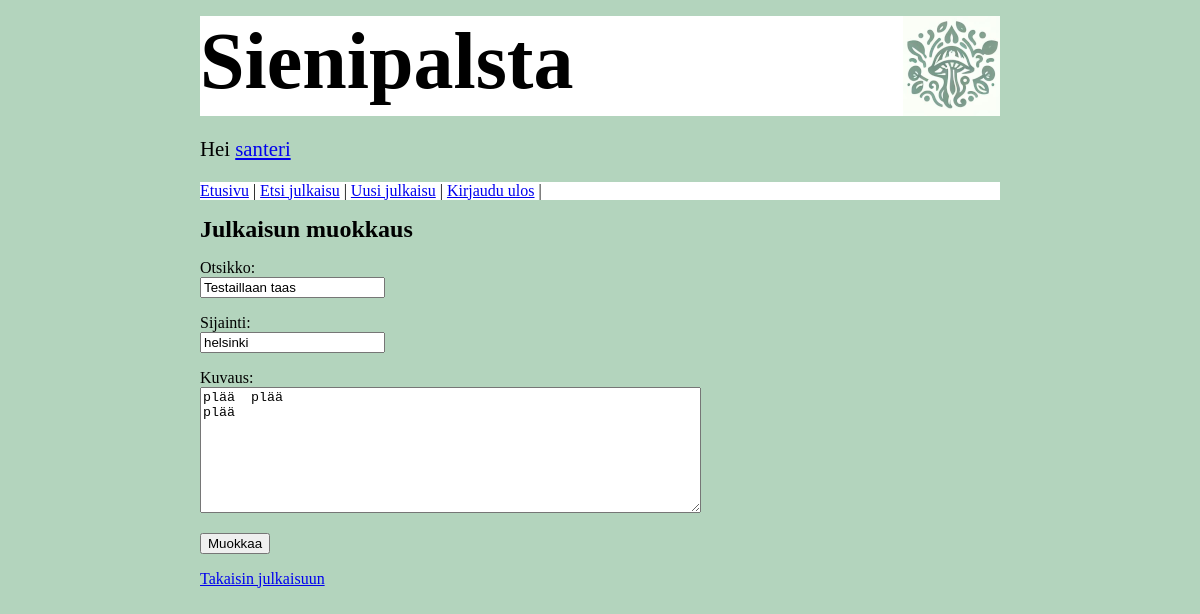
The page /edit_item/6 (signed in) on the database its author committed.
### tables this page shows
CREATE TABLE users (id INTEGER PRIMARY KEY, username TEXT UNIQUE, password_hash TEXT);

CREATE TABLE items (
    id INTEGER PRIMARY KEY,
    title TEXT,
    location TEXT,
    description TEXT,
    user_id INTEGER REFERENCES users
);

### app.py (the view)
@app.route("/edit_item/<int:item_id>")
def edit_item(item_id):
    require_login()
    item = items.get_item(item_id)
    if not item:
        abort(404)
    if item["user_id"] != session["user_id"]:
        abort(403)
    return render_template("edit_item.html", item=item)

### app.py (called while the page is built)
def require_login():
    if "user_id" not in session:
        abort(403)

### db.py (called while the page is built)
def get_connection():
    con = sqlite3.connect("database.db")
    con.execute("PRAGMA foreign_keys = ON")
    con.row_factory = sqlite3.Row
    return con

def query(sql, params=[]):
    con = get_connection()
    con.execute("PRAGMA foreign_keys = ON")
    result = con.execute(sql, params).fetchall()
    con.close()
    return result

### items.py (called while the page is built)
def get_item(item_id):
    sql = """SELECT items.id,
                    items.title,
                    items.location,
                    items.description,
                    users.id user_id,
                    users.username
             FROM items, users
             WHERE items.user_id = users.id AND
                   items.id = ?"""
    result = db.query(sql, [item_id])
    return result[0] if result else None

### templates/edit_item.html (shortened to what this page needs)
{% extends "layout.html" %}
{% block content %}
<body>
  <h2>Julkaisun muokkaus</h2>
  <form action="/update_item" method="post">
    <p>
      Otsikko: <br />
      <input type="text" name="title" value="{{ item.title }}" maxlength="50" required />
    </p>
    <p>
      Sijainti: <br />
      <input type="text" name="location" value="{{ item.location }}" maxlength="50" required/>
    </p>
    <p>
    <p>
      Kuvaus: <br />
      <textarea name="description" rows="8" cols="60" maxlength="1000" required>{{ item.description }} </textarea>
    </p>
    <p>
      <input type="submit" value="Muokkaa" />
    </p>
  </form>
<p>
  <a href="/item/{{ item.id }}">Takaisin julkaisuun</a>
</p>
</body>
{% endblock %}

### templates/layout.html (shortened to what this page needs)
<!DOCTYPE html>
<html>
<head>
  <link rel="stylesheet" href="/static/main.css">
</head>
<body>
  <div class="header">
    <h1>Sienipalsta</h1>
    <img src="/static/logo.png" alt="Logo" class="logo">
  </div>
  {% if session.user_id %}
  <p class="greeting">
    Hei <a href="/user/{{ session.user_id }}">{{ session.username }}</a>
  </p>
  {% endif %}
  <div class="nav">
  <p>
    <a href="/">Etusivu</a> |
    <a href="/find_item">Etsi julkaisu</a> |
  {% if session.user_id %}
    <a href="/new_item">Uusi julkaisu</a> |
    <a href="/logout">Kirjaudu ulos</a> |
  {% else %}
    <a href="/login">Kirjaudu sisään</a> |
    <a href="/register">Luo tunnus</a>
  {% endif %}
  </p>
  </div>
  {% block content %}{% endblock %}
</body>
</html>

### static/main.css (style rules this page uses)
body { margin: auto; max-width: 50em; font-family: serif; background-color: rgb(179, 212, 189); }
.logo { height: 100px; }
.header { background-color: white; color: rgb(0, 0, 0); padding: 0em; margin: 1em 0; display: flex;rgb(255, 255, 255) align-items: center; justify-content: space-between; }
.nav { background-color: white; padding: 0em; margin: 0em 0; }
.greeting { font-size: 1.3em; }
h1 { margin: 0; font-size: 5em; font-family: 'URW Chancery L', cursive; }
h2 { margin: 0; }

### rows shown on the page
users: username "santeri"
items: title "Testaillaan taas", location "helsinki", description "plää plää plää"
